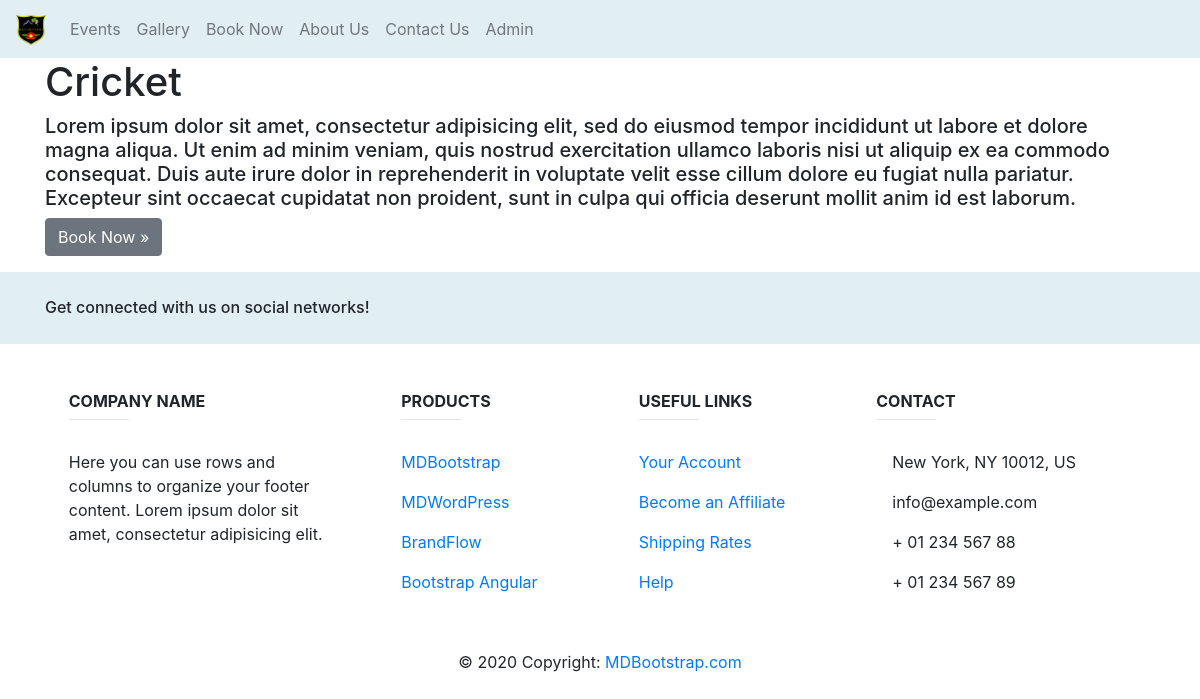
/general/events/in/cricket/, run on the app's committed database.
### general/models.py (models this page shows, shortened)
class AvailEvents(models.Model):
    title = models.CharField(max_length=100)
    description = models.TextField(max_length=550)
    slug = models.SlugField(allow_unicode=True, unique=True)
    image = models.ImageField(upload_to=get_image_filename, verbose_name='Thumbnail', blank=True)

### general/views.py (the view)
# urls.py: url(r"^events/in/(?P<slug>[-\w]+)/$", views.SingleEvent.as_view(), name="single"),
class SingleEvent(DetailView):
    model = AvailEvents
    template_name = 'general/single_event.html'

### general/templates/general/single_event.html (shortened to what this page needs)
{% extends 'base.html' %}
{% block content %}
<div class="container fluid">
<h1>{{availevents.title}}</h1>
<h5>{{availevents.description}}</h5>
<p><a class="btn btn-secondary" href="{% url 'booking:booked' %}" role="button">Book Now &raquo;</a></p>
</div>
{% endblock %}

### data on the page
AvailEvents: title "Cricket", description "Lorem ipsum dolor sit amet, consectetur adipisicing elit, sed do eiusmod tempor incididunt ut labore et dolore magna aliqua. Ut enim ad minim veniam, quis nostrud exercitation ullamco laboris nisi ut aliquip ex ea commodo consequat. Duis aute irure dolor in reprehenderit in voluptate velit esse cillum dolore eu fugiat nulla pariatur. Excepteur sint occaecat cupidatat non proident, sunt in culpa qui officia deserunt mollit anim id est laborum."
